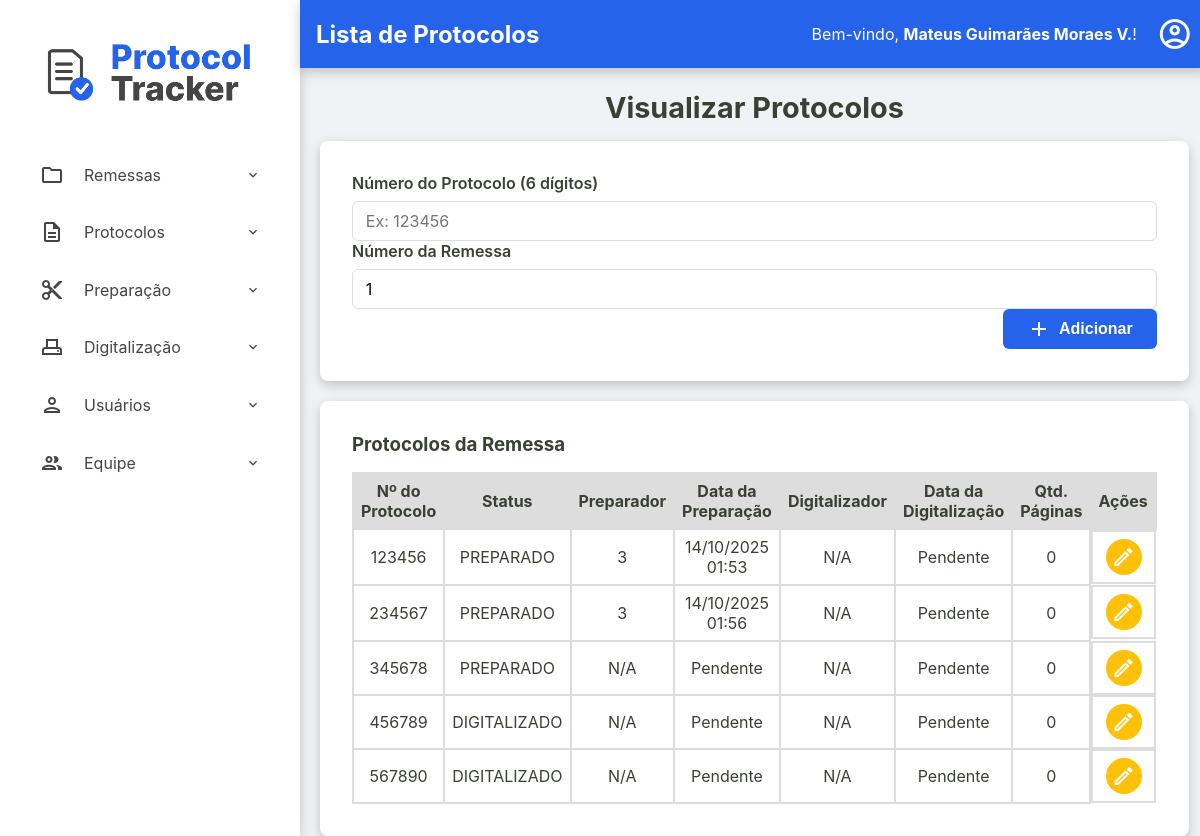
Page /admin/remessas/protocolos?id=79cb09a9-93d1-4544-90c2-ab69c693ab31 (signed in) on the earlier database version.
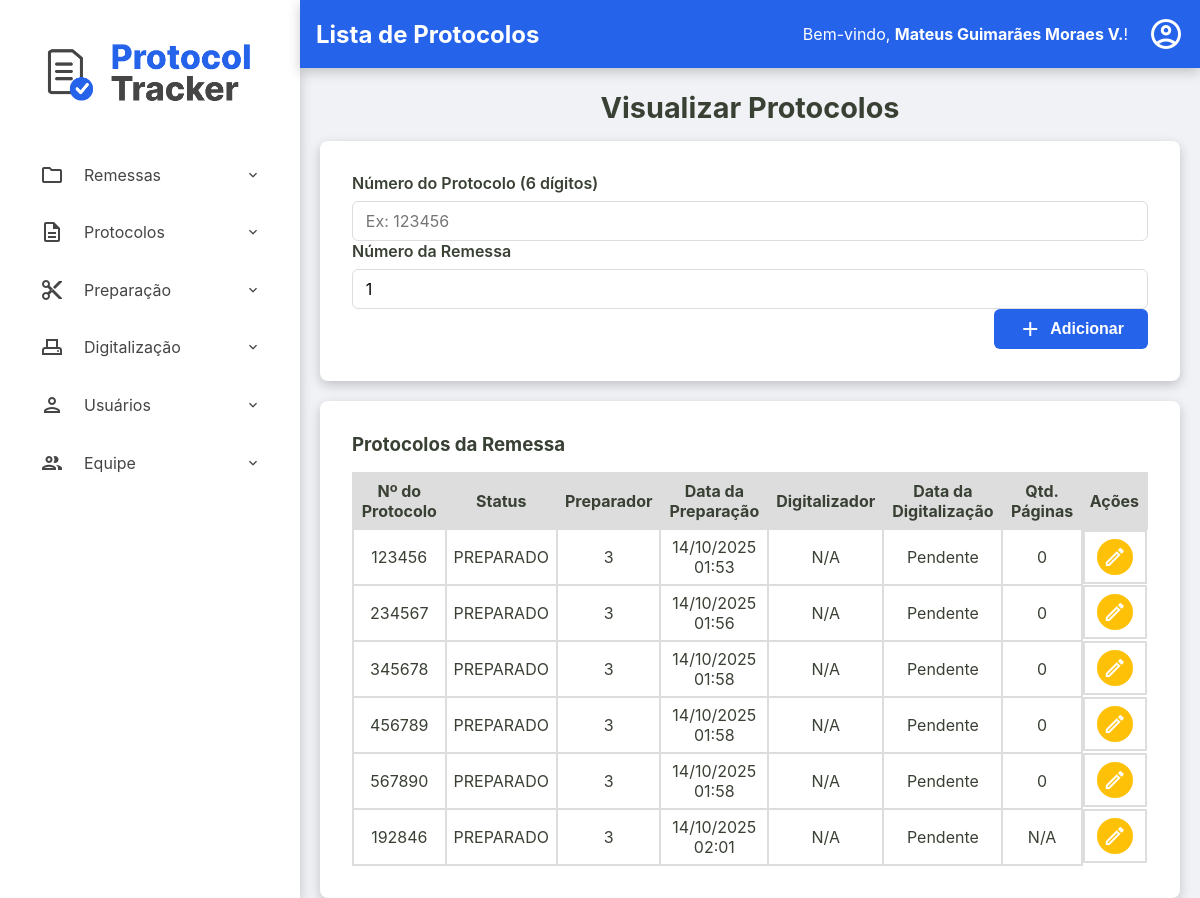
Same page on the later database version.
### tables this page shows
CREATE TABLE protocolos (
    id TEXT PRIMARY KEY,
    id_remessa TEXT NOT NULL,
    numero_protocolo TEXT NOT NULL UNIQUE,
    data_preparacao TEXT NULL,
    id_preparador INTEGER NULL,
    data_digitalizacao TEXT NULL,
    id_digitalizador INTEGER NULL,
    status TEXT NOT NULL DEFAULT 'RECEBIDO',
    quantidade_paginas INTEGER NULL CHECK (quantidade_paginas >= 0),
    observacoes TEXT NULL,
    FOREIGN KEY (id_remessa) REFERENCES remessas (id),
    FOREIGN KEY (id_preparador) REFERENCES usuarios (id),
    FOREIGN KEY (id_digitalizador) REFERENCES usuarios (id)
  );

### src/Controller/Admin/RemessaController.php (called while the page is built, shortened)
<?php
class RemessaController
{
    public function exibirProtocolos(?string $id_remessa_param, ?string $erro = null)
    {
        try {
            $id_remessa = $id_remessa_param;
            $listaProtocolos = $this->protocoloRepository->findByRemessa($id_remessa);
            require __DIR__ . '/../../../templates/admin/visualizar-protocolos.php';
        } catch (Exception $e) {
            $this->exibirRemessas($e->getMessage());
        }
    }
}

### src/Repository/ProtocoloRepository.php (called while the page is built, shortened)
<?php
class ProtocoloRepository implements ProtocoloRepositoryInterface
{
    private PDO $connection;
    public function __construct(PDO $connection)
    {
        $this->connection = $connection;
    }
    public function findByRemessa(string $id_remessa): array
    {
        $sqlQuery = "SELECT * FROM protocolos WHERE id_remessa = :id_remessa;";
        $stmt = $this->connection->prepare($sqlQuery);
        $stmt->bindValue(':id_remessa', $id_remessa);
        $stmt->execute();
        return $this->hidrataLista($stmt);
    }
    private function hidrataLista(PDOStatement $stmt): array
    {
        $listaDeProtocolos = [];
        while($dadosProtocolo = $stmt->fetch()){
            $listaDeProtocolos[] = Protocolo::fromArray($dadosProtocolo);
        }
        return $listaDeProtocolos;
    }
}

### src/Model/Protocolo.php (called while the page is built, shortened)
<?php
class Protocolo {
    public function getId(): ?string { return $this->id; }
    public function getNumeroProtocolo(): string { return $this->numero_protocolo; }
    public function getDataPreparacao(): ?DateTimeImmutable { return $this->data_preparacao; }
    public function getIdPreparador(): ?int { return $this->id_preparador; }
    public function getDataDigitalizacao(): ?DateTimeImmutable { return $this->data_digitalizacao; }
    public function getIdDigitalizador(): ?int { return $this->id_digitalizador; }
    public function getStatus(): string { return $this->status; }
    public function getQuantidadePaginas(): ?int { return $this->quantidade_paginas; }
    public static function fromArray(array $array): self
    {
        try {
            $data_preparacao = isset($array['data_preparacao']) ? new DateTimeImmutable($array['data_preparacao']) :  null;
            $data_digitalizacao = isset($array['data_digitalizacao']) ? new DateTimeImmutable($array['data_digitalizacao']) :  null;
        } catch (Exception $e) {
            throw new Exception("Falha ao criar data");
        }
        return new self(
            $array['id'],
            $array['id_remessa'],
            $array['numero_protocolo'],
            $data_preparacao,
            isset($array['id_preparador']) ? (int) $array['id_preparador'] : null,
            $data_digitalizacao,
            isset($array['id_digitalizador']) ? (int) $array['id_digitalizador'] : null,
            $array['status'],
            isset($array['quantidade_paginas']) ? (int) $array['quantidade_paginas'] : null,
            $array['observacoes'] ?? null,
        );
    }
}

### templates/admin/visualizar-protocolos.php (the view, shortened to what the changed rows need)
<?php require __DIR__ . '/../components/_header.php'; ?>
<h2>Visualizar Protocolos</h2>
<div class="container-principal-busca">
<section class="listagem-container">
    <table id="tabela-protocolos-remessa" class="protocolos-table datatable-js">
        <thead>
            <tr>
                <th>Nº do Protocolo</th>
                <th>Status</th>
                <th>Preparador</th>
                <th>Data da Preparação</th>
                <th>Digitalizador</th>
                <th>Data da Digitalização</th>
                <th>Qtd. Páginas</th>
                <th class="acoes-header">Ações</th>
            </tr>
        </thead>
        <tbody>
            <?php foreach ($listaProtocolos as $protocolo): ?>
                <tr>
                    <td><?= htmlspecialchars($protocolo->getNumeroProtocolo()) ?></td>
                    <td><?= htmlspecialchars($protocolo->getStatus()) ?></td>
                    <td>
                        <?php
                            echo htmlspecialchars($protocolo->getIdPreparador() ?? 'N/A');
                        ?>
                    </td>
                    <td><?= $protocolo->getDataPreparacao() ? $protocolo->getDataPreparacao()->format('d/m/Y H:i') : 'Pendente' ?></td>
                    <td>
                        <?php
                            echo htmlspecialchars($protocolo->getIdDigitalizador() ?? 'N/A');
                        ?>
                    </td>
                    <td><?= $protocolo->getDataDigitalizacao() ? $protocolo->getDataDigitalizacao()->format('d/m/Y H:i') : 'Pendente' ?></td>
                    <td><?= htmlspecialchars($protocolo->getQuantidadePaginas() ?? 'N/A') ?></td>
                    <td class="acoes-cell">
                        <a href="/admin/remessas/editar-protocolo?id=<?= htmlspecialchars($protocolo->getId()) ?>" class="btn-acao btn-editar" title="Editar Protocolo">
                            <span class="material-icons-outlined">edit</span>
                        </a>
                    </td>
                </tr>
            <?php endforeach; ?>
        </tbody>
    </table>
</section>
</div>
<?php require __DIR__ . '/../components/_footer.php'; ?>

Differences in the rows shown:
changed protocolos (number 3 of 6 on the later page): id_preparador "N/A" → "3"; format (not shown) → "14/10/2025 01:58"; no longer shows "Pendente"
changed protocolos (number 4 of 6 on the later page): status "DIGITALIZADO" → "PREPARADO"; id_preparador "N/A" → "3"; format (not shown) → "14/10/2025 01:58"; no longer shows "Pendente"
changed protocolos (number 5 of 6 on the later page): status "DIGITALIZADO" → "PREPARADO"; id_preparador "N/A" → "3"; format (not shown) → "14/10/2025 01:58"; no longer shows "Pendente"
added protocolos: numero_protocolo "192846", status "PREPARADO", id_preparador "3", format "14/10/2025 02:01", id_digitalizador "N/A", shows "Pendente", quantidade_paginas "N/A"
